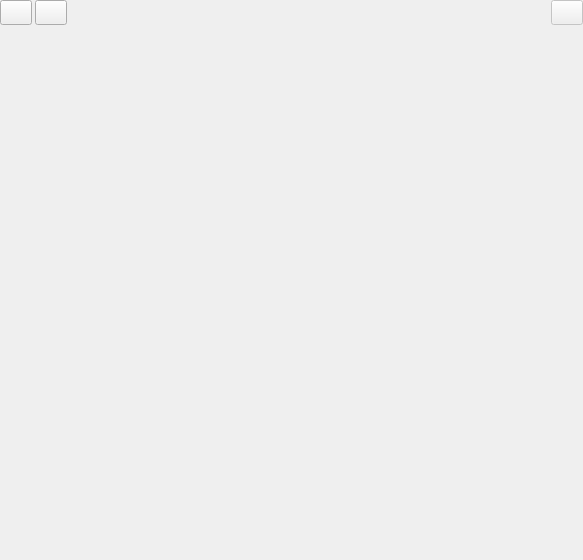
<?xml version="1.0" encoding="UTF-8"?>
<ui version="4.0">
 <class>Oscilloscope</class>
 <widget class="QWidget" name="Oscilloscope">
  <property name="geometry">
   <rect>
    <x>0</x>
    <y>0</y>
    <width>583</width>
    <height>560</height>
   </rect>
  </property>
  <property name="sizePolicy">
   <sizepolicy hsizetype="Maximum" vsizetype="Preferred">
    <horstretch>0</horstretch>
    <verstretch>0</verstretch>
   </sizepolicy>
  </property>
  <property name="windowTitle">
   <string>Form</string>
  </property>
  <layout class="QGridLayout" name="gridLayout">
   <property name="leftMargin">
    <number>0</number>
   </property>
   <property name="topMargin">
    <number>0</number>
   </property>
   <property name="rightMargin">
    <number>0</number>
   </property>
   <property name="bottomMargin">
    <number>0</number>
   </property>
   <property name="horizontalSpacing">
    <number>6</number>
   </property>
   <item row="0" column="0">
    <layout class="QHBoxLayout" name="horizontalLayout_2">
     <property name="spacing">
      <number>3</number>
     </property>
     <property name="sizeConstraint">
      <enum>QLayout::SetDefaultConstraint</enum>
     </property>
     <item>
      <widget class="QPushButton" name="pushShowAll">
       <property name="sizePolicy">
        <sizepolicy hsizetype="Maximum" vsizetype="Fixed">
         <horstretch>0</horstretch>
         <verstretch>0</verstretch>
        </sizepolicy>
       </property>
       <property name="minimumSize">
        <size>
         <width>32</width>
         <height>25</height>
        </size>
       </property>
       <property name="maximumSize">
        <size>
         <width>32</width>
         <height>25</height>
        </size>
       </property>
       <property name="toolTip">
        <string>Show all</string>
       </property>
       <property name="text">
        <string/>
       </property>
       <property name="icon">
        <iconset resource="resources/icons.qrc">
         <normaloff>:/icons/show16.png</normaloff>:/icons/show16.png</iconset>
       </property>
       <property name="iconSize">
        <size>
         <width>16</width>
         <height>16</height>
        </size>
       </property>
      </widget>
     </item>
     <item>
      <widget class="QPushButton" name="pushHideAll">
       <property name="sizePolicy">
        <sizepolicy hsizetype="Maximum" vsizetype="Fixed">
         <horstretch>0</horstretch>
         <verstretch>0</verstretch>
        </sizepolicy>
       </property>
       <property name="minimumSize">
        <size>
         <width>32</width>
         <height>25</height>
        </size>
       </property>
       <property name="maximumSize">
        <size>
         <width>32</width>
         <height>25</height>
        </size>
       </property>
       <property name="toolTip">
        <string>Hide all</string>
       </property>
       <property name="text">
        <string/>
       </property>
       <property name="icon">
        <iconset resource="resources/icons.qrc">
         <normaloff>:/icons/hide16.png</normaloff>:/icons/hide16.png</iconset>
       </property>
       <property name="iconSize">
        <size>
         <width>16</width>
         <height>16</height>
        </size>
       </property>
      </widget>
     </item>
     <item>
      <spacer name="horizontalSpacer_3">
       <property name="orientation">
        <enum>Qt::Horizontal</enum>
       </property>
       <property name="sizeType">
        <enum>QSizePolicy::Expanding</enum>
       </property>
       <property name="sizeHint" stdset="0">
        <size>
         <width>40</width>
         <height>20</height>
        </size>
       </property>
      </spacer>
     </item>
     <item>
      <widget class="QPushButton" name="pushOscilRefresh">
       <property name="enabled">
        <bool>false</bool>
       </property>
       <property name="sizePolicy">
        <sizepolicy hsizetype="Preferred" vsizetype="Fixed">
         <horstretch>0</horstretch>
         <verstretch>0</verstretch>
        </sizepolicy>
       </property>
       <property name="minimumSize">
        <size>
         <width>32</width>
         <height>25</height>
        </size>
       </property>
       <property name="maximumSize">
        <size>
         <width>32</width>
         <height>25</height>
        </size>
       </property>
       <property name="text">
        <string/>
       </property>
       <property name="icon">
        <iconset resource="resources/icons.qrc">
         <normaloff>:/icons/oxy/16/view_refresh.png</normaloff>:/icons/oxy/16/view_refresh.png</iconset>
       </property>
       <property name="iconSize">
        <size>
         <width>16</width>
         <height>16</height>
        </size>
       </property>
      </widget>
     </item>
    </layout>
   </item>
   <item row="2" column="0">
    <widget class="QPlot::Multi1D" name="widgetPlot" native="true">
     <property name="sizePolicy">
      <sizepolicy hsizetype="Preferred" vsizetype="MinimumExpanding">
       <horstretch>0</horstretch>
       <verstretch>0</verstretch>
      </sizepolicy>
     </property>
     <property name="minimumSize">
      <size>
       <width>0</width>
       <height>0</height>
      </size>
     </property>
    </widget>
   </item>
   <item row="1" column="0">
    <widget class="SelectorWidget" name="selectorChannels" native="true">
     <property name="sizePolicy">
      <sizepolicy hsizetype="Preferred" vsizetype="Preferred">
       <horstretch>0</horstretch>
       <verstretch>0</verstretch>
      </sizepolicy>
     </property>
     <property name="minimumSize">
      <size>
       <width>560</width>
       <height>0</height>
      </size>
     </property>
    </widget>
   </item>
  </layout>
 </widget>
 <customwidgets>
  <customwidget>
   <class>SelectorWidget</class>
   <extends>QWidget</extends>
   <header>SelectorWidget.h</header>
   <container>1</container>
  </customwidget>
  <customwidget>
   <class>QPlot::Multi1D</class>
   <extends>QWidget</extends>
   <header>QPlot1D.h</header>
   <container>1</container>
  </customwidget>
 </customwidgets>
 <resources>
  <include location="resources/icons.qrc"/>
 </resources>
 <connections/>
</ui>
